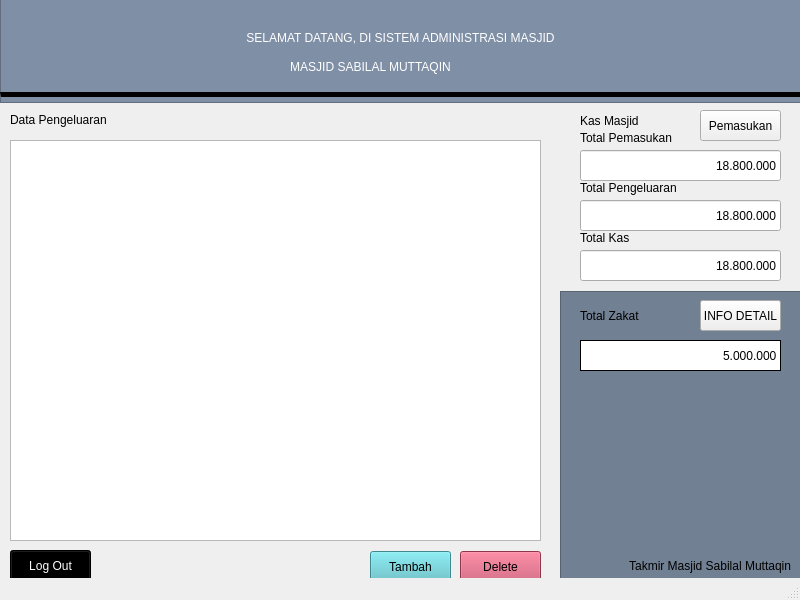
<?xml version="1.0" encoding="UTF-8"?>
<ui version="4.0">
 <class>MainWindow</class>
 <widget class="QMainWindow" name="MainWindow">
  <property name="geometry">
   <rect>
    <x>0</x>
    <y>0</y>
    <width>800</width>
    <height>600</height>
   </rect>
  </property>
  <property name="windowTitle">
   <string>MainWindow</string>
  </property>
  <widget class="QWidget" name="centralwidget">
   <widget class="QLabel" name="label_4">
    <property name="geometry">
     <rect>
      <x>580</x>
      <y>180</y>
      <width>111</width>
      <height>16</height>
     </rect>
    </property>
    <property name="styleSheet">
     <string notr="true">font: 75 10pt &quot;MS Shell Dlg 2&quot;;
</string>
    </property>
    <property name="text">
     <string>Total Pengeluaran</string>
    </property>
   </widget>
   <widget class="QLabel" name="label_5">
    <property name="geometry">
     <rect>
      <x>580</x>
      <y>230</y>
      <width>101</width>
      <height>16</height>
     </rect>
    </property>
    <property name="styleSheet">
     <string notr="true">font: 75 10pt &quot;MS Shell Dlg 2&quot;;
</string>
    </property>
    <property name="text">
     <string>Total Kas</string>
    </property>
   </widget>
   <widget class="QPushButton" name="pushButton_3">
    <property name="geometry">
     <rect>
      <x>460</x>
      <y>551</y>
      <width>81</width>
      <height>31</height>
     </rect>
    </property>
    <property name="styleSheet">
     <string notr="true">background-color: rgb(200, 77, 104);</string>
    </property>
    <property name="text">
     <string>Delete</string>
    </property>
   </widget>
   <widget class="QLineEdit" name="lineEdit_2">
    <property name="geometry">
     <rect>
      <x>580</x>
      <y>150</y>
      <width>201</width>
      <height>31</height>
     </rect>
    </property>
    <property name="styleSheet">
     <string notr="true">font: 75 16pt &quot;Courier&quot;;
border-bottom:20px solid black ;</string>
    </property>
    <property name="text">
     <string>18.800.000</string>
    </property>
    <property name="alignment">
     <set>Qt::AlignRight|Qt::AlignTrailing|Qt::AlignVCenter</set>
    </property>
    <property name="readOnly">
     <bool>true</bool>
    </property>
   </widget>
   <widget class="QLineEdit" name="lineEdit_3">
    <property name="geometry">
     <rect>
      <x>580</x>
      <y>200</y>
      <width>201</width>
      <height>31</height>
     </rect>
    </property>
    <property name="styleSheet">
     <string notr="true">font: 75 16pt &quot;Courier&quot;;
border-bottom:20px solid black ;</string>
    </property>
    <property name="text">
     <string>18.800.000</string>
    </property>
    <property name="alignment">
     <set>Qt::AlignRight|Qt::AlignTrailing|Qt::AlignVCenter</set>
    </property>
    <property name="readOnly">
     <bool>true</bool>
    </property>
   </widget>
   <widget class="QFrame" name="frame">
    <property name="geometry">
     <rect>
      <x>0</x>
      <y>-8</y>
      <width>801</width>
      <height>111</height>
     </rect>
    </property>
    <property name="styleSheet">
     <string notr="true">background-color:#7f8fa6;</string>
    </property>
    <property name="frameShape">
     <enum>QFrame::StyledPanel</enum>
    </property>
    <property name="frameShadow">
     <enum>QFrame::Raised</enum>
    </property>
    <widget class="QLabel" name="Title">
     <property name="geometry">
      <rect>
       <x>10</x>
       <y>20</y>
       <width>781</width>
       <height>51</height>
      </rect>
     </property>
     <property name="styleSheet">
      <string notr="true">font: 75 20pt &quot;Verdana&quot;;
color: rgb(255, 255, 255);</string>
     </property>
     <property name="text">
      <string>SELAMAT DATANG, DI SISTEM ADMINISTRASI MASJID</string>
     </property>
     <property name="alignment">
      <set>Qt::AlignCenter</set>
     </property>
    </widget>
   </widget>
   <widget class="QLineEdit" name="lineEdit_4">
    <property name="geometry">
     <rect>
      <x>580</x>
      <y>250</y>
      <width>201</width>
      <height>31</height>
     </rect>
    </property>
    <property name="styleSheet">
     <string notr="true">font: 75 16pt &quot;Courier&quot;;
border-bottom:20px solid black ;</string>
    </property>
    <property name="text">
     <string>18.800.000</string>
    </property>
    <property name="alignment">
     <set>Qt::AlignRight|Qt::AlignTrailing|Qt::AlignVCenter</set>
    </property>
    <property name="readOnly">
     <bool>true</bool>
    </property>
   </widget>
   <widget class="QLabel" name="Kas_masjid">
    <property name="geometry">
     <rect>
      <x>580</x>
      <y>110</y>
      <width>121</width>
      <height>21</height>
     </rect>
    </property>
    <property name="styleSheet">
     <string notr="true">border:none;
font: 75 14pt &quot;MS Shell Dlg 2&quot;;</string>
    </property>
    <property name="text">
     <string>Kas Masjid</string>
    </property>
    <property name="alignment">
     <set>Qt::AlignLeading|Qt::AlignLeft|Qt::AlignVCenter</set>
    </property>
   </widget>
   <widget class="QPushButton" name="pushButton_2">
    <property name="geometry">
     <rect>
      <x>370</x>
      <y>551</y>
      <width>81</width>
      <height>31</height>
     </rect>
    </property>
    <property name="styleSheet">
     <string notr="true">background-color: rgb(88, 191, 200);</string>
    </property>
    <property name="text">
     <string>Tambah</string>
    </property>
   </widget>
   <widget class="Line" name="line">
    <property name="geometry">
     <rect>
      <x>0</x>
      <y>92</y>
      <width>801</width>
      <height>20</height>
     </rect>
    </property>
    <property name="styleSheet">
     <string notr="true">border-top:5px solid black;</string>
    </property>
    <property name="orientation">
     <enum>Qt::Horizontal</enum>
    </property>
   </widget>
   <widget class="QPushButton" name="pushButton">
    <property name="geometry">
     <rect>
      <x>700</x>
      <y>110</y>
      <width>81</width>
      <height>31</height>
     </rect>
    </property>
    <property name="text">
     <string>Pemasukan</string>
    </property>
   </widget>
   <widget class="QPushButton" name="pushButton_5">
    <property name="geometry">
     <rect>
      <x>10</x>
      <y>550</y>
      <width>81</width>
      <height>31</height>
     </rect>
    </property>
    <property name="styleSheet">
     <string notr="true">background-color: rgb(0, 0, 0);
color: rgb(255, 255, 255);</string>
    </property>
    <property name="text">
     <string>Log Out</string>
    </property>
   </widget>
   <widget class="QTableView" name="tableView">
    <property name="enabled">
     <bool>true</bool>
    </property>
    <property name="geometry">
     <rect>
      <x>10</x>
      <y>140</y>
      <width>531</width>
      <height>401</height>
     </rect>
    </property>
   </widget>
   <widget class="QLabel" name="Takmir2">
    <property name="geometry">
     <rect>
      <x>570</x>
      <y>550</y>
      <width>221</width>
      <height>31</height>
     </rect>
    </property>
    <property name="styleSheet">
     <string notr="true">font: 12pt &quot;MS Shell Dlg 2&quot;;</string>
    </property>
    <property name="text">
     <string>Takmir Masjid Sabilal Muttaqin</string>
    </property>
    <property name="alignment">
     <set>Qt::AlignRight|Qt::AlignTrailing|Qt::AlignVCenter</set>
    </property>
   </widget>
   <widget class="QLineEdit" name="Zakat2_2">
    <property name="geometry">
     <rect>
      <x>580</x>
      <y>340</y>
      <width>201</width>
      <height>31</height>
     </rect>
    </property>
    <property name="styleSheet">
     <string notr="true">border:1px solid black;
font: 75 15pt &quot;Courier&quot;;</string>
    </property>
    <property name="text">
     <string>5.000.000</string>
    </property>
    <property name="alignment">
     <set>Qt::AlignRight|Qt::AlignTrailing|Qt::AlignVCenter</set>
    </property>
    <property name="dragEnabled">
     <bool>false</bool>
    </property>
    <property name="readOnly">
     <bool>true</bool>
    </property>
   </widget>
   <widget class="QLabel" name="Title2">
    <property name="geometry">
     <rect>
      <x>170</x>
      <y>51</y>
      <width>401</width>
      <height>31</height>
     </rect>
    </property>
    <property name="styleSheet">
     <string notr="true">font: 75 14pt &quot;Verdana&quot;;
color: rgb(255, 255, 255);</string>
    </property>
    <property name="text">
     <string>MASJID SABILAL MUTTAQIN</string>
    </property>
    <property name="alignment">
     <set>Qt::AlignCenter</set>
    </property>
   </widget>
   <widget class="QLabel" name="label_3">
    <property name="geometry">
     <rect>
      <x>580</x>
      <y>130</y>
      <width>121</width>
      <height>16</height>
     </rect>
    </property>
    <property name="styleSheet">
     <string notr="true">font: 75 10pt &quot;MS Shell Dlg 2&quot;;
</string>
    </property>
    <property name="text">
     <string>Total Pemasukan</string>
    </property>
   </widget>
   <widget class="QLabel" name="Zakat1_2">
    <property name="geometry">
     <rect>
      <x>580</x>
      <y>300</y>
      <width>183</width>
      <height>31</height>
     </rect>
    </property>
    <property name="styleSheet">
     <string notr="true">border:none;
font: 75 14pt &quot;MS Shell Dlg 2&quot;;</string>
    </property>
    <property name="text">
     <string>Total Zakat</string>
    </property>
    <property name="alignment">
     <set>Qt::AlignLeading|Qt::AlignLeft|Qt::AlignVCenter</set>
    </property>
   </widget>
   <widget class="QFrame" name="frame_3">
    <property name="geometry">
     <rect>
      <x>560</x>
      <y>291</y>
      <width>241</width>
      <height>301</height>
     </rect>
    </property>
    <property name="styleSheet">
     <string notr="true">background-color: #718093;</string>
    </property>
    <property name="frameShape">
     <enum>QFrame::StyledPanel</enum>
    </property>
    <property name="frameShadow">
     <enum>QFrame::Raised</enum>
    </property>
   </widget>
   <widget class="QLabel" name="label">
    <property name="geometry">
     <rect>
      <x>10</x>
      <y>99</y>
      <width>531</width>
      <height>41</height>
     </rect>
    </property>
    <property name="styleSheet">
     <string notr="true">font: 75 16pt &quot;MS Shell Dlg 2&quot;;</string>
    </property>
    <property name="text">
     <string>Data Pengeluaran</string>
    </property>
   </widget>
   <widget class="QPushButton" name="Zakat3_2">
    <property name="geometry">
     <rect>
      <x>700</x>
      <y>300</y>
      <width>81</width>
      <height>31</height>
     </rect>
    </property>
    <property name="styleSheet">
     <string notr="true">border-bottom: 5px solid rgb(0, 0, 0);
</string>
    </property>
    <property name="text">
     <string>INFO DETAIL</string>
    </property>
   </widget>
   <zorder>frame_3</zorder>
   <zorder>label_4</zorder>
   <zorder>label_5</zorder>
   <zorder>pushButton_3</zorder>
   <zorder>lineEdit_2</zorder>
   <zorder>lineEdit_3</zorder>
   <zorder>frame</zorder>
   <zorder>lineEdit_4</zorder>
   <zorder>Kas_masjid</zorder>
   <zorder>pushButton_2</zorder>
   <zorder>line</zorder>
   <zorder>pushButton</zorder>
   <zorder>pushButton_5</zorder>
   <zorder>tableView</zorder>
   <zorder>Takmir2</zorder>
   <zorder>Zakat2_2</zorder>
   <zorder>Title2</zorder>
   <zorder>label_3</zorder>
   <zorder>Zakat1_2</zorder>
   <zorder>label</zorder>
   <zorder>Zakat3_2</zorder>
  </widget>
  <widget class="QStatusBar" name="statusbar"/>
 </widget>
 <resources/>
 <connections/>
</ui>
